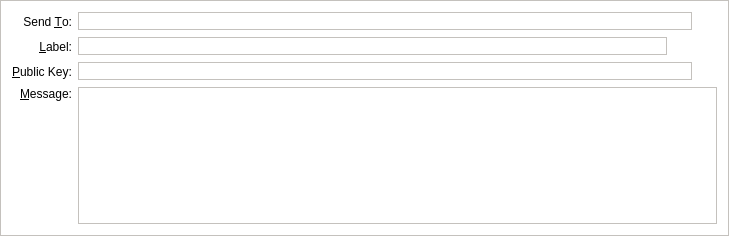
<?xml version="1.0" encoding="UTF-8"?>
<ui version="4.0">
 <class>SendMessagesEntry</class>
 <widget class="QFrame" name="SendMessagesEntry">
  <property name="geometry">
   <rect>
    <x>0</x>
    <y>0</y>
    <width>729</width>
    <height>236</height>
   </rect>
  </property>
  <property name="windowTitle">
   <string>Form</string>
  </property>
  <property name="styleSheet">
   <string notr="true">background-color: rgb(255, 255, 255);
border: 1px solid #c4c1bd;</string>
  </property>
  <property name="frameShape">
   <enum>QFrame::StyledPanel</enum>
  </property>
  <property name="frameShadow">
   <enum>QFrame::Sunken</enum>
  </property>
  <layout class="QGridLayout" name="gridLayout">
   <item row="0" column="0">
    <widget class="QLabel" name="label_2">
     <property name="styleSheet">
      <string notr="true">border: 0;</string>
     </property>
     <property name="text">
      <string>Send &amp;To:</string>
     </property>
     <property name="alignment">
      <set>Qt::AlignRight|Qt::AlignTrailing|Qt::AlignVCenter</set>
     </property>
     <property name="buddy">
      <cstring>sendTo</cstring>
     </property>
    </widget>
   </item>
   <item row="0" column="1">
    <layout class="QHBoxLayout" name="sendToLayout">
     <item>
      <widget class="QValidatedLineEdit" name="sendTo">
       <property name="toolTip">
        <string>The address to send the payment to  (e.g. Koalakash_Address_Here_QsAqFckyf9pRHN)</string>
       </property>
       <property name="styleSheet">
        <string notr="true">border: 1px solid #c4c1bd;</string>
       </property>
       <property name="maxLength">
        <number>34</number>
       </property>
      </widget>
     </item>
     <item>
      <widget class="QToolButton" name="pasteButton">
       <property name="toolTip">
        <string>Paste address from clipboard</string>
       </property>
       <property name="styleSheet">
        <string notr="true">border: 0;</string>
       </property>
       <property name="text">
        <string/>
       </property>
       <property name="icon">
        <iconset resource="../bitcoin.qrc">
         <normaloff>:/icons/editpaste</normaloff>:/icons/editpaste</iconset>
       </property>
       <property name="shortcut">
        <string>Alt+P</string>
       </property>
      </widget>
     </item>
    </layout>
   </item>
   <item row="1" column="0">
    <widget class="QLabel" name="label_4">
     <property name="styleSheet">
      <string notr="true">border: 0;</string>
     </property>
     <property name="text">
      <string>&amp;Label:</string>
     </property>
     <property name="alignment">
      <set>Qt::AlignRight|Qt::AlignTrailing|Qt::AlignVCenter</set>
     </property>
     <property name="buddy">
      <cstring>addAsLabel</cstring>
     </property>
    </widget>
   </item>
   <item row="1" column="1">
    <layout class="QHBoxLayout" name="horizontalLayout_5">
     <item>
      <widget class="QValidatedLineEdit" name="addAsLabel">
       <property name="enabled">
        <bool>true</bool>
       </property>
       <property name="toolTip">
        <string>Enter a label for this address to add it to your address book</string>
       </property>
       <property name="styleSheet">
        <string notr="true">border: 1px solid #c4c1bd;</string>
       </property>
      </widget>
     </item>
     <item>
      <widget class="QToolButton" name="addressBookButton">
       <property name="toolTip">
        <string>Choose address from address book</string>
       </property>
       <property name="styleSheet">
        <string notr="true">border: 0;</string>
       </property>
       <property name="text">
        <string/>
       </property>
       <property name="icon">
        <iconset resource="../bitcoin.qrc">
         <normaloff>:/icons/address-book</normaloff>:/icons/address-book</iconset>
       </property>
       <property name="shortcut">
        <string>Alt+A</string>
       </property>
      </widget>
     </item>
     <item>
      <widget class="QToolButton" name="deleteButton">
       <property name="toolTip">
        <string>Remove this recipient</string>
       </property>
       <property name="styleSheet">
        <string notr="true">border: 0;</string>
       </property>
       <property name="text">
        <string/>
       </property>
       <property name="icon">
        <iconset resource="../bitcoin.qrc">
         <normaloff>:/icons/remove</normaloff>:/icons/remove</iconset>
       </property>
      </widget>
     </item>
    </layout>
   </item>
   <item row="2" column="0">
    <widget class="QLabel" name="publicKeyLabel">
     <property name="styleSheet">
      <string notr="true">border: 0;</string>
     </property>
     <property name="text">
      <string>&amp;Public Key:</string>
     </property>
     <property name="buddy">
      <cstring>publicKey</cstring>
     </property>
    </widget>
   </item>
   <item row="2" column="1">
    <layout class="QHBoxLayout" name="horizontalLayout_6">
     <item>
      <widget class="QValidatedLineEdit" name="publicKey">
       <property name="styleSheet">
        <string notr="true">border: 1px solid #c4c1bd;</string>
       </property>
      </widget>
     </item>
     <item>
      <widget class="QToolButton" name="PubkeyPasteButton">
       <property name="toolTip">
        <string>Paste address from clipboard</string>
       </property>
       <property name="styleSheet">
        <string notr="true">border: 0;</string>
       </property>
       <property name="text">
        <string/>
       </property>
       <property name="icon">
        <iconset resource="../bitcoin.qrc">
         <normaloff>:/icons/editpaste</normaloff>:/icons/editpaste</iconset>
       </property>
       <property name="shortcut">
        <string>Alt+P</string>
       </property>
      </widget>
     </item>
    </layout>
   </item>
   <item row="3" column="0">
    <widget class="QLabel" name="messageLabel">
     <property name="styleSheet">
      <string notr="true">border: 0;</string>
     </property>
     <property name="text">
      <string>&amp;Message:</string>
     </property>
     <property name="alignment">
      <set>Qt::AlignRight|Qt::AlignTop|Qt::AlignTrailing</set>
     </property>
     <property name="buddy">
      <cstring>messageText</cstring>
     </property>
    </widget>
   </item>
   <item row="3" column="1">
    <widget class="QValidatedTextEdit" name="messageText">
     <property name="mouseTracking">
      <bool>true</bool>
     </property>
     <property name="focusPolicy">
      <enum>Qt::WheelFocus</enum>
     </property>
     <property name="styleSheet">
      <string notr="true">border: 1px solid #c4c1bd;</string>
     </property>
     <property name="tabChangesFocus">
      <bool>false</bool>
     </property>
    </widget>
   </item>
  </layout>
 </widget>
 <customwidgets>
  <customwidget>
   <class>QValidatedLineEdit</class>
   <extends>QLineEdit</extends>
   <header>qvalidatedlineedit.h</header>
  </customwidget>
  <customwidget>
   <class>QValidatedTextEdit</class>
   <extends>QPlainTextEdit</extends>
   <header>qvalidatedtextedit.h</header>
  </customwidget>
 </customwidgets>
 <resources>
  <include location="../bitcoin.qrc"/>
 </resources>
 <connections/>
</ui>
